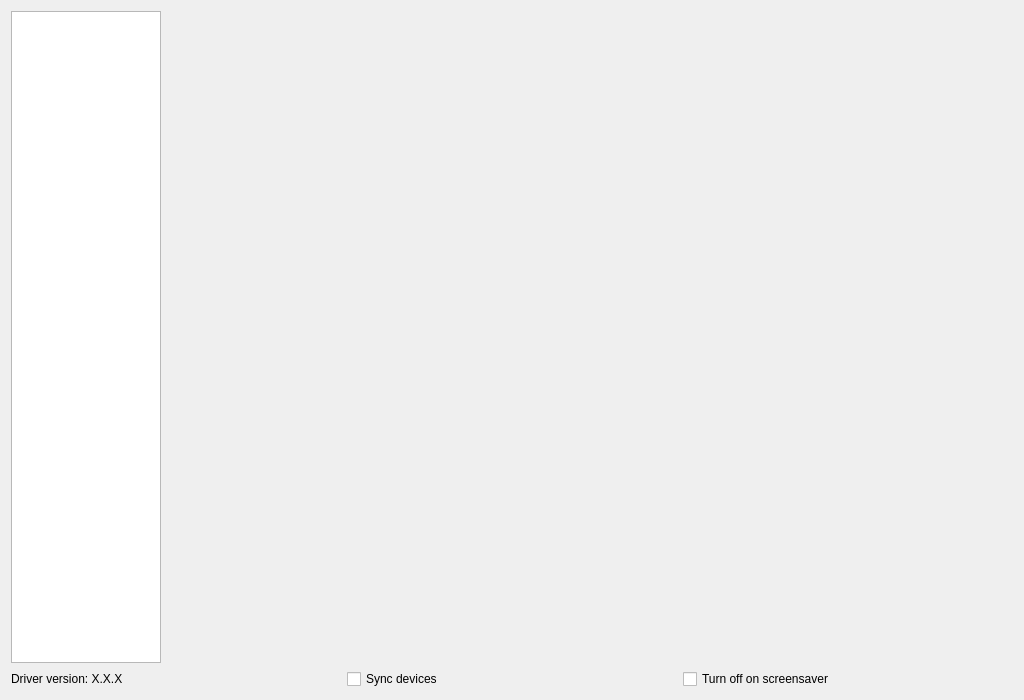
<?xml version="1.0" encoding="UTF-8"?>
<ui version="4.0">
 <author>Luca Weiss</author>
 <class>RazerGenieUi</class>
 <widget class="QWidget" name="RazerGenieUi">
  <property name="geometry">
   <rect>
    <x>0</x>
    <y>0</y>
    <width>1024</width>
    <height>700</height>
   </rect>
  </property>
  <property name="minimumSize">
   <size>
    <width>1024</width>
    <height>700</height>
   </size>
  </property>
  <property name="windowTitle">
   <string>RazerGenie</string>
  </property>
  <property name="windowIcon">
   <iconset theme="razergenie">
    <normaloff>.</normaloff>.</iconset>
  </property>
  <layout class="QGridLayout" name="gridLayout">
   <item row="0" column="0">
    <layout class="QVBoxLayout" name="verticalLayout">
     <item>
      <layout class="QHBoxLayout" name="horizontalLayout_1">
       <item>
        <widget class="QListWidget" name="listWidget">
         <property name="minimumSize">
          <size>
           <width>150</width>
           <height>0</height>
          </size>
         </property>
         <property name="maximumSize">
          <size>
           <width>150</width>
           <height>16777215</height>
          </size>
         </property>
        </widget>
       </item>
       <item>
        <widget class="QStackedWidget" name="stackedWidget">
         <property name="currentIndex">
          <number>0</number>
         </property>
         <widget class="QWidget" name="stupid_page_1">
          <property name="enabled">
           <bool>false</bool>
          </property>
         </widget>
         <widget class="QWidget" name="stupid_page_2">
          <property name="enabled">
           <bool>false</bool>
          </property>
         </widget>
        </widget>
       </item>
      </layout>
     </item>
     <item>
      <layout class="QHBoxLayout" name="horizontalLayout_2">
       <item>
        <widget class="QLabel" name="versionLabel">
         <property name="text">
          <string>Driver version: X.X.X</string>
         </property>
        </widget>
       </item>
       <item>
        <widget class="QCheckBox" name="syncCheckBox">
         <property name="text">
          <string>Sync devices</string>
         </property>
        </widget>
       </item>
       <item>
        <widget class="QCheckBox" name="screensaverCheckBox">
         <property name="text">
          <string>Turn off on screensaver</string>
         </property>
        </widget>
       </item>
      </layout>
     </item>
    </layout>
   </item>
  </layout>
 </widget>
 <resources/>
 <connections/>
</ui>
